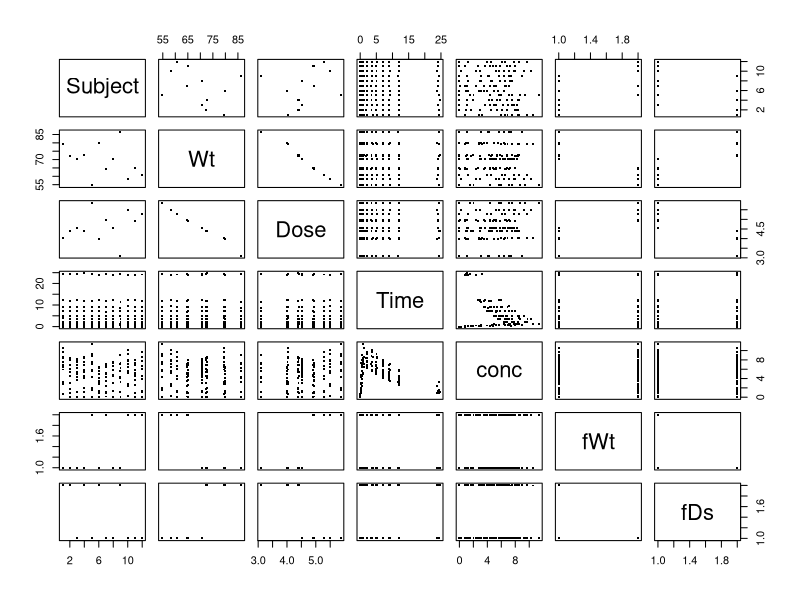
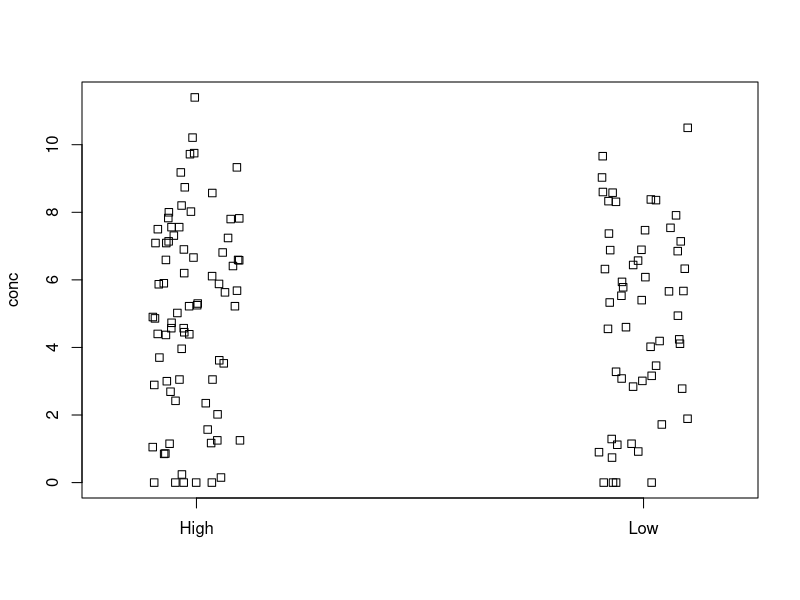
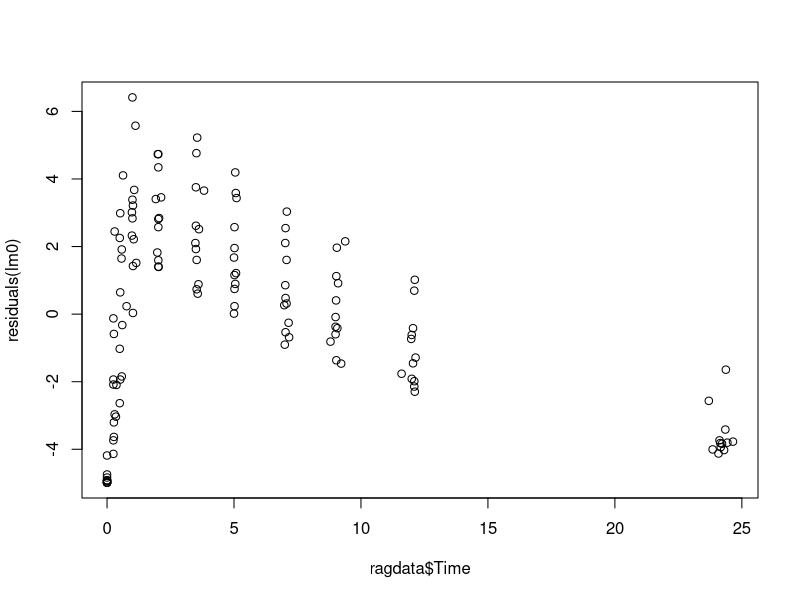
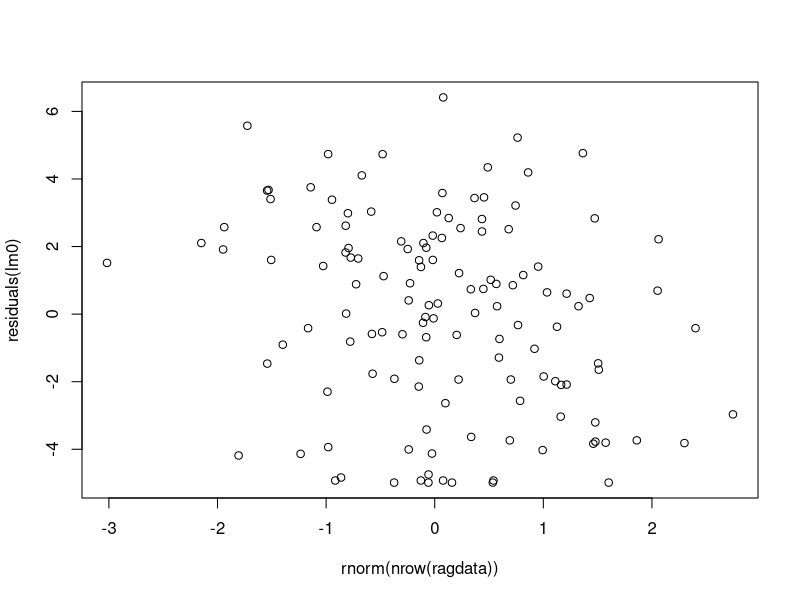

Write the R code that produced these figures, in order.
#' ---
#' title: "Regression Crash Course"
#' author: "Nour Abdelfattah"
#' date: "November 29, 2016"
#' ---
.workdir <- 'Session_06_Regression';
if(basename(getwd())!=.workdir){
  if(.workdir %in% list.files('.')) setwd(.workdir) else
    if(.workdir %in% list.files('..')) setwd(file.path('..',.workdir)) else
      setwd(file.path('..','..',.workdir))
}

#' Load the usual goodies
library(magrittr);

#' Load the data
ragdata<- read.csv("regdata.csv");

#' Plot the data to see what relationships between
#' variables become apparent
data.matrix(ragdata) %>% jitter %>% as.data.frame %>% plot(pch='.',cex=3);

#' Let's say we want to characterize the dose-concentration
#' relationship for this drug (Theophiline)
#' Treating dose as a dichotomous variables (fDs) we see...
stripchart(conc~fDs, ragdata,vertical=T,method='jitter');

#' Fit the equivalent linear regression model
lm0 <-lm(conc~fDs, ragdata);
lm0;
confint(lm0);
#' Make special note of the `Coefficients` table, that's
#' the hypothesis tests.
summary(lm0);
#' You can pull out just the coefficient table from 
#' `summary(lm0)` using the `$` operator, since `summary()`
#' returns a list (invisibly, as usual in R)
summary(lm0)$coefficient;
#' With a single dichotomous predictor, a linear model
#' gives the same result a t-test
t.test(conc~fDs,ragdata);
#' ...not significant, in both cases.
#' How about if we add `fWt` (low/high) as a predictor...
#' We can use the `update` function to avoid retyping the whole model
lm1 <- update(lm0,.~.+fWt);
summary(lm1);
#' Still insignificant.
#' How about if weight is the only predictor?
lm2 <- update(lm0,.~fWt);
#' Oh, by the way, there is a `Time` variable in the data.
#' Time has an annoying way of influencing everything. To
#' see if time might be a significant effect on the model,
#' try plotting its residuals against the candidate variable.
#' 
#' Notice the `plot(x,y)` syntax here instead of the `plot(y~x,data)` syntax
plot(ragdata$Time,residuals(lm0));
#' Yes, time seems to have a big effect. This is what an unimportant
#' variable would have looked like, in contrast:
plot(rnorm(nrow(ragdata)),residuals(lm0));
#' Let's try using Time as the main predictor of `conc`
lm3 <- lm(conc~Time,ragdata, subset = Time>3);
summary(lm3);
#' Now we do see a good fit on the model! Notice how the p-value
#' at the bottom is, for the first time, significant. This is 
#' goodness-of-fit test and what it's telling you here is that
#' the model fits significantly better than an "intercept-only" model
#' , i.e. `conc~1`... the most uninformative model possible.
#'
#' Does including dose further improve model fit? Let's try
#' the numeric version of the variable, `Dose`
lm4 <- update(lm3,.~.+Dose);
summary(lm4);
#' Even better.
#' Now let's compare the fit to `lm3`
anova(lm3,lm4);
#' Significantly better than `lm3`, so we keep lm4
#' What `lm4` tells us is that per unit of time, `conc`
#' goes down by -0.29 and this slope is significantly different
#' from 0. Also, per unit of dose, the curve is shifted up by
#' 0.77 and that too is significant. But how to we know that
#' `Dose` only shifts the intercept? What if the `Time` slope
#' is also dependent on `Dose`? For that we need to consider 
#' an interaction term between `Time` and `Dose`. Just add `Time*Dose` 
#' to the right side of the formula and it will expand out into
#' `Time + Dose + Time:Dose`.
lm5 <- update(lm3,.~Time*Dose);
summary(lm5);
#' Does it fit better?
anova(lm4,lm5);
#' Yes.
#' 
#' Body weight is also available as `Wt` (we're abandoning the 
#' `fWt` and `fDs` variables because they were only there to make the point that
#' discretizing numeric variables can make your model less sensitive).
#' But what about interactions? Do we _really_ need `Time*Dose*Wt` and the 
#' insane `Time + Dose + Wt + Time:Dose + Dose:Wt + Time:Wt + Time:Dose:Wt`
#' formula it will expand into? It can get tedious doing a separate F-test
#' (what it is we're really doing when we call the `anova()` command) for each 
#' addition or deletion of a variable. Furthermore, the F-test is not always valid.
#' So instead we use the `step()` function:
lm6<-step(lm5,scope=list(lower=.~1,upper=.~(.)*Wt));
#' Let's do an instant replay...
lm6<-step(
  # whee... we just called the mighty step function
  lm5,
  # ...upon the lm5 fitted model object
  scope = 
    # and we use the scope optional parameter
    list(
      # which takes a list with two values:
      lower=.~1,
      # lower, which represents the simplest model we 
      # are willing to consider (we use the null model 
      # described above, but we could use something else... 
      # for example force it to keep the variable 
      # representing the main intervention whether or not 
      # it contributes to model fit)
      # Note that we are using the update syntax, where 
      # '.' represents "what's already there"
      upper=.~(.)*Wt
      # And the second value, named 'upper' represents the
      # most complex model we are willing to consider. 
      # Reminder: the '~(.)' expands to '~ Time + Dose + Time:Dose'
      # and then with '*Wt' we add every possible interaction of
      # those with the 'Wt' variable. But we won't necessarily end
      # up keeping them all, this is just the upper bound on model
      # scope.
      ) # Done with scope argument
  ); # Done with expression.
#' So here is what `lm6` tells us:
summary(lm6);
#' It explains about 79% of the variation, and is significantly
#' better than a null model (it better be, since it's by definition
#' at least as good as `lm5` which is better than `lm4` which is better
#' than a null model).
#' 
#' Also it tells us that the slope of `conc` over `Time`
#' depends on `Dose` (falls faster with larger `Dose`), 
#' and that the slope of `conc` over `Wt`
#' also depends on `Dose` (rises slower with larger `Dose`)
#' The 'main effects' -- `Time`, `Dose`, and `Wt`... are 
#' less trustworthy... each is estimated while holding the
#' values of the others at 0. A dose of 0 is not represented 
#' in the data, and a weight of 0 is not even possible.
#' 
#' Let's center the numeric values (other than `Time`, where a
#' 0 is possible, though we are excluding it.)
summary(update(lm6,data=transform(ragdata,Dose=Dose-3.1,Wt=Wt-median(Wt))));
#' Thank you for participating. For the next (and final?) session I
#' _hope_ to cover:
#' 
#' * Using fitted models to predict new data.
#' * Plotting the predictions of fitted models.
#' * Taking into account that we have multiple individuals being measured over time, not just one, meaning that they might have random individual variation in slope and intercept.
#' * Having discrete and continuous variables in the same model.
#' * Maybe: transforming `conc` to make the data behave like cell counts in the context of multi-drug synergy and then trying either `lme()` with a function of `conc` or `nlme()`

#' # Session 7!
#' Make a durable version of our increasingly transformed `data.frame`
transform(ragdata,Dose = Dose - 3.1,Wt = Wt - median(Wt)) %>% 
  subset(Time > 3) -> ragdata0;
ragdata1 <- ragdata0[order(ragdata0$Time),];

#' # How to do confidence intervals on a fitted model
cbind(confint(lm6),summary(lm6)$coef[,1])[,c(1,3,2)];
#' Breaking it down:
 
# bind the columns these two functions give you into one convenient matrix
cbind(
  # this produces the lower and upper confidence bounds
  # giving 90% confidence bounds to demonstrate how to change from the
  # default 95%
  confint(lm6,level = 0.9),
  # the summary of lm6 returns an object like everything in R almost
  # which has a subobject called coefficients, which we can extract in
  # the same command... and that object is a matrix, whose first column
  # are the effect estimates from our model, so we extract that with [,1]
  summary(lm6)$coef[,1]
  # but the resulting 3-column matrix might be less convenient than
  # lower/estimate/upper form, so we rearrange it with [,c(1,3,2)]
)[,c(1,3,2)] -> lm6confint;

#' If we transformed the response variable, e.g. with `log()` (which we 
#' didn't, but for illustrative purposes.. ) we can back-transform this 
#' entire matrix back to linear scale with `exp()`

exp(lm6confint);

#' TODO: insert exploration up to this point
